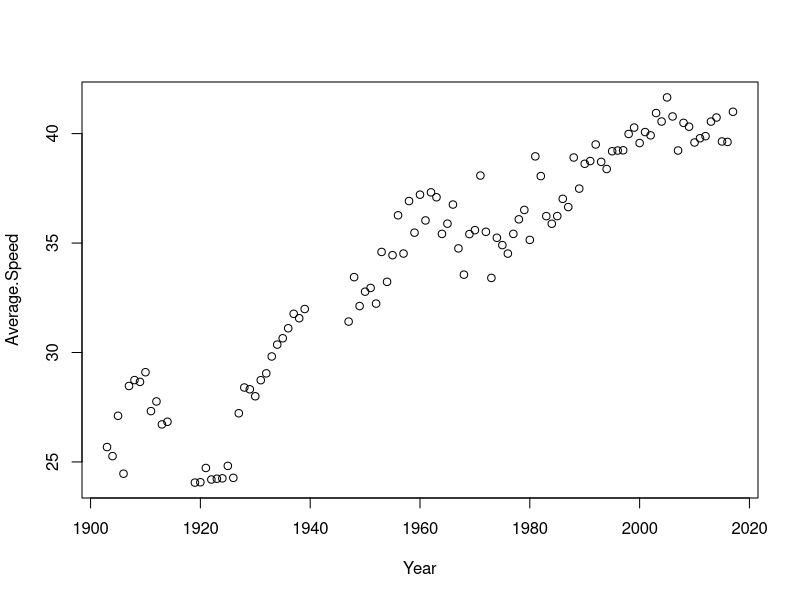

Write the R code that produced this figure.
## ---- chunk 1
#install.packages("openxlsx") # Installs the openxlsx package. Do it only once.
library("openxlsx")           # loads the openxlsx package. Do it once per R session.

## ---- chunk 2
tour_de_france <- read.xlsx('Tour_de_France_2017.xlsx', sheet = 1)
## ---- chunk 3
tour_de_france
## ---- chunk 4
head(tour_de_france)
## ---- chunk 5
plot(Average.Speed ~ Year, data = tour_de_france)
## ---- chunk 6
indy <- read.delim('Indy_500_2018.txt', header = TRUE)
head(indy)
